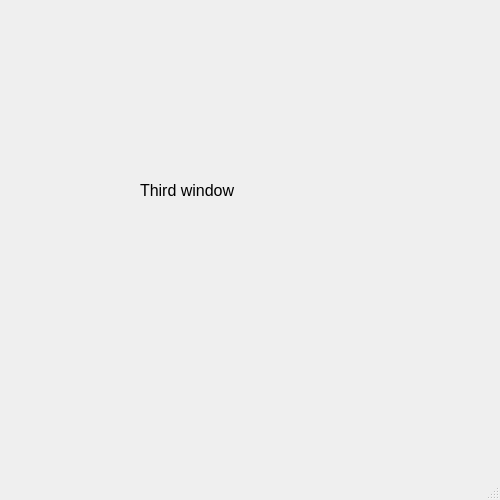
<?xml version="1.0" encoding="UTF-8"?>
<ui version="4.0">
 <class>MainWindow</class>
 <widget class="QMainWindow" name="MainWindow">
  <property name="geometry">
   <rect>
    <x>0</x>
    <y>0</y>
    <width>500</width>
    <height>500</height>
   </rect>
  </property>
  <property name="windowTitle">
   <string>MainWindow</string>
  </property>
  <widget class="QWidget" name="centralwidget">
   <widget class="QLabel" name="label">
    <property name="geometry">
     <rect>
      <x>140</x>
      <y>180</y>
      <width>130</width>
      <height>20</height>
     </rect>
    </property>
    <property name="font">
     <font>
      <pointsize>12</pointsize>
     </font>
    </property>
    <property name="text">
     <string>Third window</string>
    </property>
   </widget>
  </widget>
  <widget class="QMenuBar" name="menubar">
   <property name="geometry">
    <rect>
     <x>0</x>
     <y>0</y>
     <width>500</width>
     <height>23</height>
    </rect>
   </property>
  </widget>
  <widget class="QStatusBar" name="statusbar"/>
 </widget>
 <resources/>
 <connections/>
</ui>
